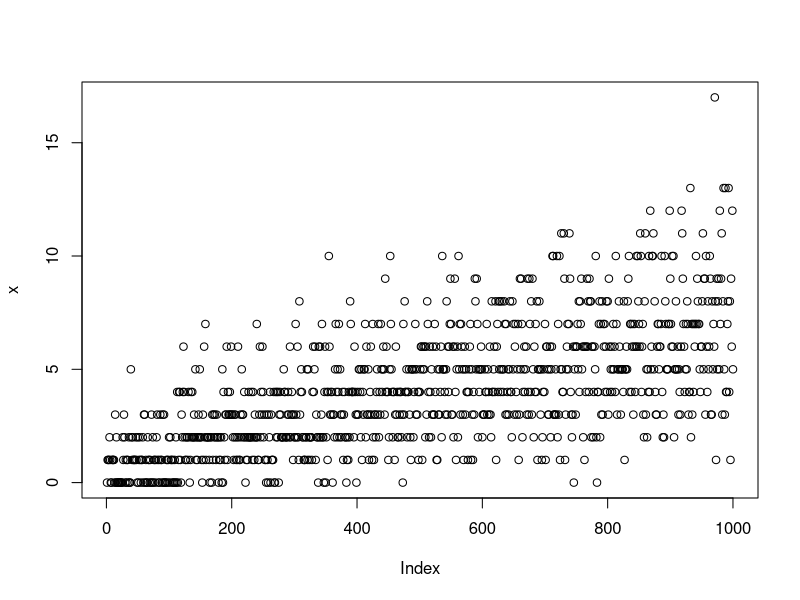

Here is the R script that generated this plot: (Note: this script raises an error after producing the figure.)

# this is the foundation of fig 3



set.seed(1234)
minlam <- 1
maxlam <- 7
nlams <- 1e3
lams <- seq(minlam, maxlam, length.out = nlams)
x <- rpois(nlams, lambda = lams)
plot(x)
n_bins <- 10

par(mfrow=c(6,1), mar=c(4,4,1,1))

# each of these cases really just needs a predictive cdf, so simplify
# and function it!

# also code something to get violin layovers for plots more easily!


# on point

pits1 <- matrix(NA, nrow = nlams, ncol = n_bins)
set.seed(1234)
for(i in 1:nlams){
  lam <- lams[i]
  cdf <- function(x){ppois(x, lambda = lam)}
  
  pits1[i,] <- nrPIT(x[i], cdf, n_bins)
}
spits1 <- apply(pits1, 2, mean)
plot(spits1, type = "h", ylim = c(0, max(spits1) * 1.25))


# upward bias

pits2 <- matrix(NA, nrow = nlams, ncol = n_bins)
set.seed(1234)
for(i in 1:nlams){
  lam <- lams[i]
  cdf <- function(x){ppois(x, lambda = lam + 1)}
  
  pits2[i,] <- nrPIT(x[i], cdf, n_bins)
}
spits2 <- apply(pits2, 2, mean)
plot(spits2, type = "h", ylim = c(0, max(spits2) * 1.25))



# downward bias

pits3 <- matrix(NA, nrow = nlams, ncol = n_bins)
set.seed(1234)
for(i in 1:nlams){
  lam <- lams[i]
  cdf <- function(x){ppois(x, lambda = lam - 1)}
  
  pits3[i,] <- nrPIT(x[i], cdf, n_bins)
}
spits3 <- apply(pits3, 2, mean)
plot(spits3, type = "h", ylim = c(0, max(spits3) * 1.25))


# bimodal


pits4 <- matrix(NA, nrow = nlams, ncol = n_bins)
set.seed(1234)
for(i in 1:nlams){
  lam <- lams[i]
  cdf <- function(x){vals <- c(rpois(5e4, lam-1), rpois(5e4, lam+1))
                     ecdf(vals)(x)}
  
  pits4[i,] <- nrPIT(x[i], cdf, n_bins)
}
spits4 <- apply(pits4, 2, mean)
plot(spits4, type = "h", ylim = c(0, max(spits4) * 1.25))



# too precise

pits5 <- matrix(NA, nrow = nlams, ncol = n_bins)
#set.seed(1234)
for(i in 1:nlams){
  lam <- lams[i]
  cdf <- function(x){pnorm(x, mean = lam, sd = sqrt(lam)/2)}
  pits5[i,] <- nrPIT(x[i], cdf, n_bins)
}
spits5 <- apply(pits5, 2, mean)
plot(spits5, type = "h", ylim = c(0, max(spits5) * 1.25))



# too imprecise

pits6 <- matrix(NA, nrow = nlams, ncol = n_bins)
set.seed(123)
for(i in 1:nlams){
  lam <- lams[i]
  cdf <- function(x){pnbinom(x, mu = lam, size = 1)}
  pits6[i,] <- nrPIT(x[i], cdf, n_bins)
}
spits6 <- apply(pits6, 2, mean)
plot(spits6, type = "h", ylim = c(0, max(spits6) * 1.25))

